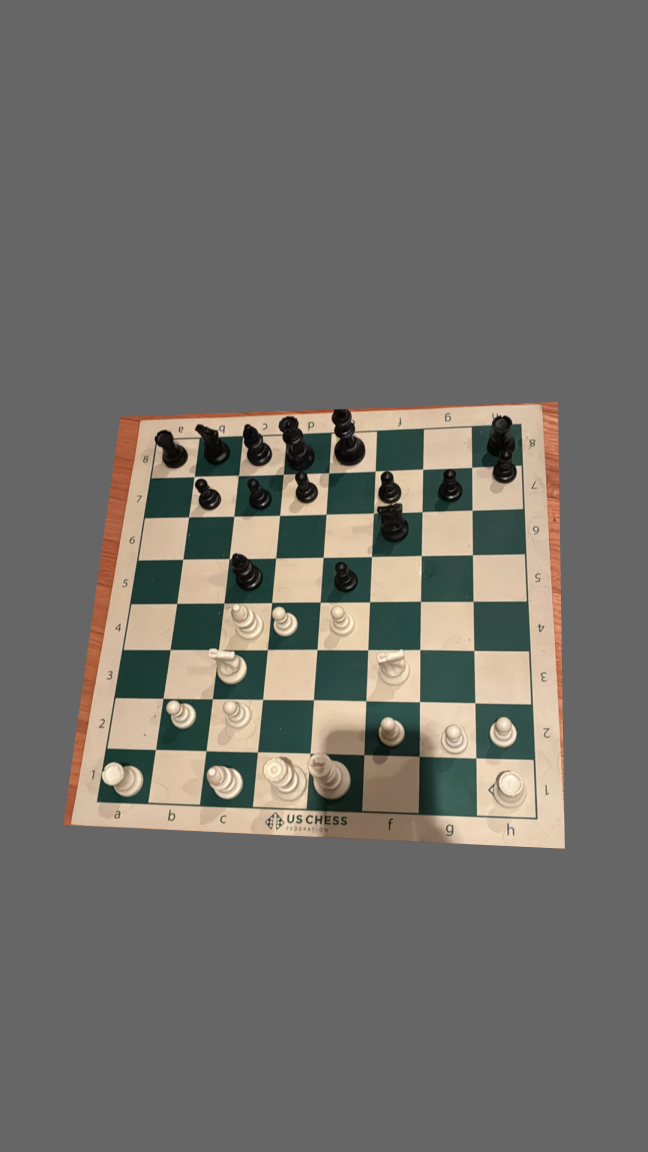
#> input picture grey_background_dataset/training images/IMG_4762.JPG, 3240 x 5760 px, found by its file name (shown at 1/5 size)
$ python debug_IMG_4762.py
#> lines starting #> are read from the running program, lines starting #| are printed output that depends on the picture
#!/usr/bin/env python3
"""
Debug IMG_4762 by showing the image with grid overlay and manual corner input.
This will help fix the distorted piece extraction.
"""

import os
import cv2
import numpy as np
import json
import chess
from pathlib import Path
import matplotlib.pyplot as plt
import matplotlib.patches as patches

def display_image_with_grid_matplotlib(image_path):
    """Display image with 8x8 grid overlay using matplotlib."""
    img = cv2.imread(image_path)
#> img is the input picture: shape (5760, 3240, 3); mean B, G, R 105.6, 110.7, 113.1
    if img is None:
        raise ValueError(f"Could not load image: {image_path}")

    # Convert BGR to RGB for matplotlib
    img_rgb = cv2.cvtColor(img, cv2.COLOR_BGR2RGB)

    # Get image dimensions
    height, width = img.shape[:2]
#> height = 5760; width = 3240

    # Create figure and axis
    fig, ax = plt.subplots(1, 1, figsize=(12, 8))
    ax.imshow(img_rgb)

    # Draw 8x8 grid
    for i in range(9):
        # Vertical lines
        x = (width * i) / 8
        ax.axvline(x=x, color='blue', linewidth=2)

        # Horizontal lines
        y = (height * i) / 8
        ax.axhline(y=y, color='blue', linewidth=2)

    # Add coordinate labels
    for rank in range(8):
        for file in range(8):
            x = (width * file) / 8 + width/16
            y = (height * rank) / 8 + height/16
            label = f"{chr(97+file)}{8-rank}"
            ax.text(x, y, label, color='green', fontsize=10, ha='center', va='center')

    # Set title
    ax.set_title('IMG_4762 - Click corners in order: a8, h8, h1, a1', fontsize=14)
    ax.axis('off')

    # Save the grid image
    grid_path = "debug_IMG_4762_grid.png"
    plt.savefig(grid_path, dpi=150, bbox_inches='tight')
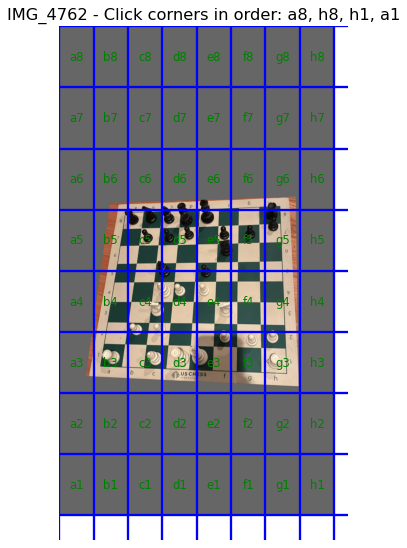
#> figure drawn by matplotlib, 1 panel
    print(f"💾 Grid image saved to: {grid_path}")

    # Get corner clicks
    corners = []

    # [21 lines left out: function onclick, not called in this run]

    # Connect the click event
    fig.canvas.mpl_connect('button_press_event', onclick)

    print(f"\n📸 Processing: IMG_4762.JPG")
    print("🔍 Click the four corners in this order:")
    print("   1. Top-left (a8) - White's perspective")
    print("   2. Top-right (h8)")
    print("   3. Bottom-right (h1)")
    print("   4. Bottom-left (a1)")
    print("   Click each corner, then close the window when done")

    # Show the plot
    plt.show()

    if len(corners) == 4:
        print(f"✅ All corners captured: {corners}")
        return img, corners
    else:
        print(f"⚠️  Expected 4 corners, got {len(corners)}")
        return img, []

# [102 lines left out: functions get_fen_input, show_warped_board, warp_chessboard, analyze_fen_vs_image, not called in this run]

def main():
    """Main function to debug IMG_4762."""
    print("🔍 Debugging IMG_4762 - Manual Corner and FEN Input")
    print("=" * 60)

    image_path = "grey_background_dataset/images/train/IMG_4762.JPG"

    if not os.path.exists(image_path):
        print(f"❌ Image not found: {image_path}")
        return

    try:
        # Get corners by clicking
        img, corners = display_image_with_grid_matplotlib(image_path)
#> corners = []

        if not corners:
            print("❌ No corners captured - cannot continue")
            return

        # Get FEN input
        fen = get_fen_input()

        # Analyze the FEN and corners
        analyze_fen_vs_image(fen, corners)

        # Show the warped board for verification
        show_warped_board(img, corners, fen)

        print(f"\n✅ Debug complete!")
        print(f"📁 Grid image: debug_IMG_4762_grid.png")
        print(f"📁 Warped board: debug_warped_IMG_4762.png")
        print(f"🔍 Review both images to see if:")
        print(f"   1. Grid overlay matches the actual board")
        print(f"   2. Warped squares align correctly")
        print(f"   3. FEN matches what you see in the image")

    except Exception as e:
        print(f"❌ Error: {e}")

if __name__ == "__main__":
    main()

$ run again, with grey_background_dataset/training images/IMG_4745.JPG copied over grey_background_dataset/training images/IMG_4762.JPG
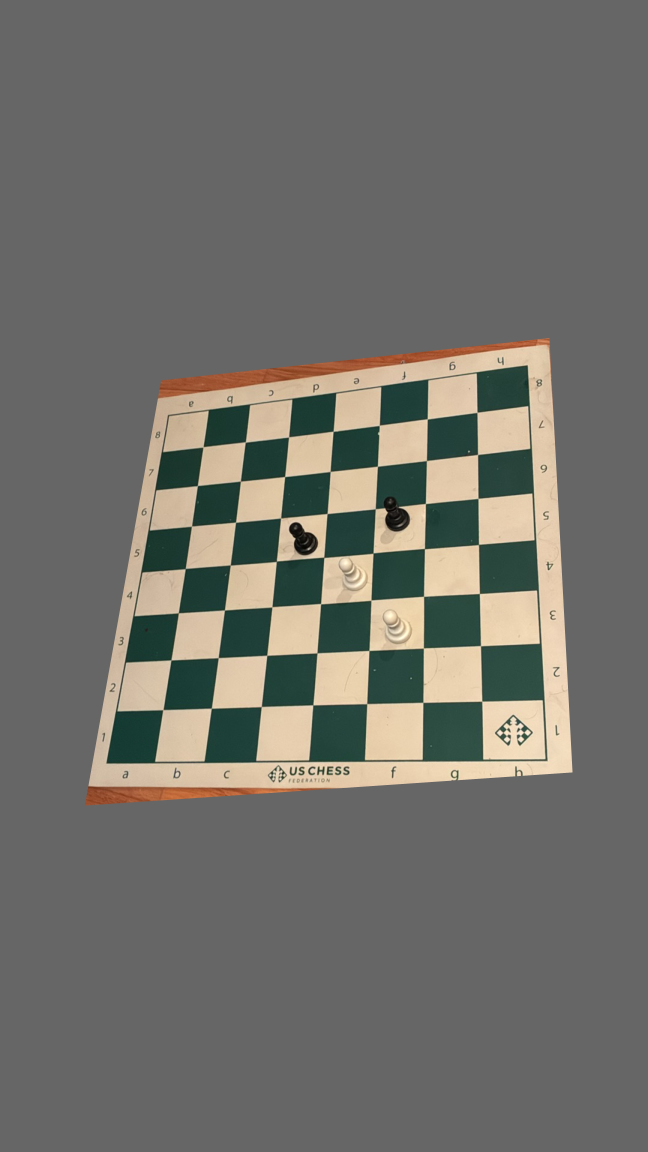
#> input picture grey_background_dataset/training images/IMG_4745.JPG, 3240 x 5760 px, found by its file name (shown at 1/5 size)
#> in display_image_with_grid_matplotlib, img is the input picture: shape (5760, 3240, 3); mean B, G, R 106.2, 111.6, 112.5
#> in display_image_with_grid_matplotlib, `plt.savefig(grid_path, dpi=150, bbox_inches='tight')`:
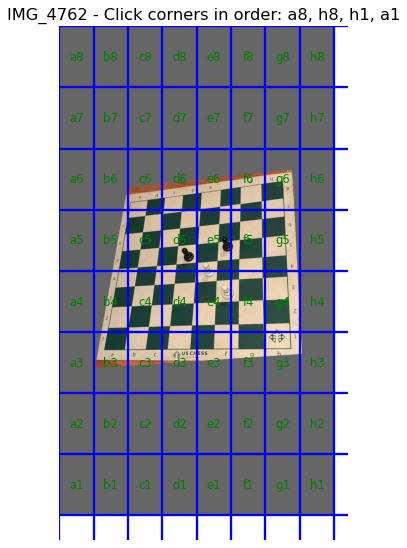
#> figure drawn by matplotlib, 1 panel
#> corners = []

$ run again, with grey_background_dataset/training images/IMG_4746.JPG copied over grey_background_dataset/training images/IMG_4762.JPG
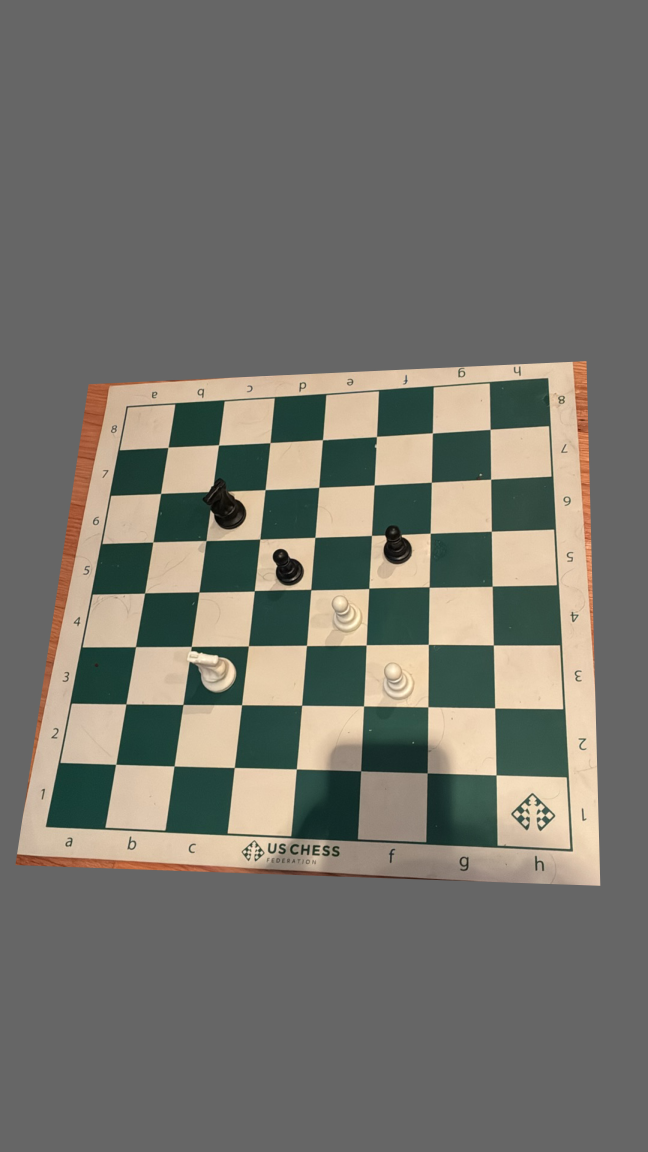
#> input picture grey_background_dataset/training images/IMG_4746.JPG, 3240 x 5760 px, found by its file name (shown at 1/5 size)
#> in display_image_with_grid_matplotlib, img is the input picture: shape (5760, 3240, 3); mean B, G, R 108.2, 115.6, 117.1
#> in display_image_with_grid_matplotlib, `plt.savefig(grid_path, dpi=150, bbox_inches='tight')`:
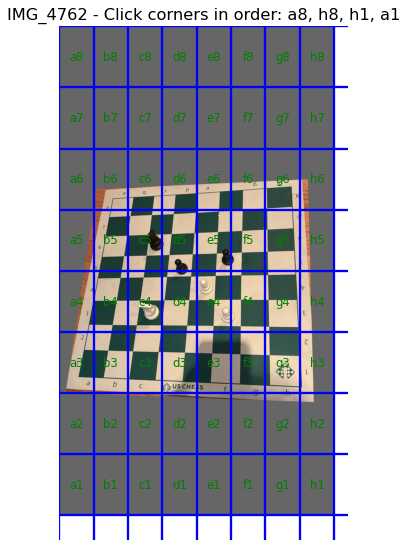
#> figure drawn by matplotlib, 1 panel
#> corners = []

$ run again, with grey_background_dataset/training images/IMG_4750.JPG copied over grey_background_dataset/training images/IMG_4762.JPG
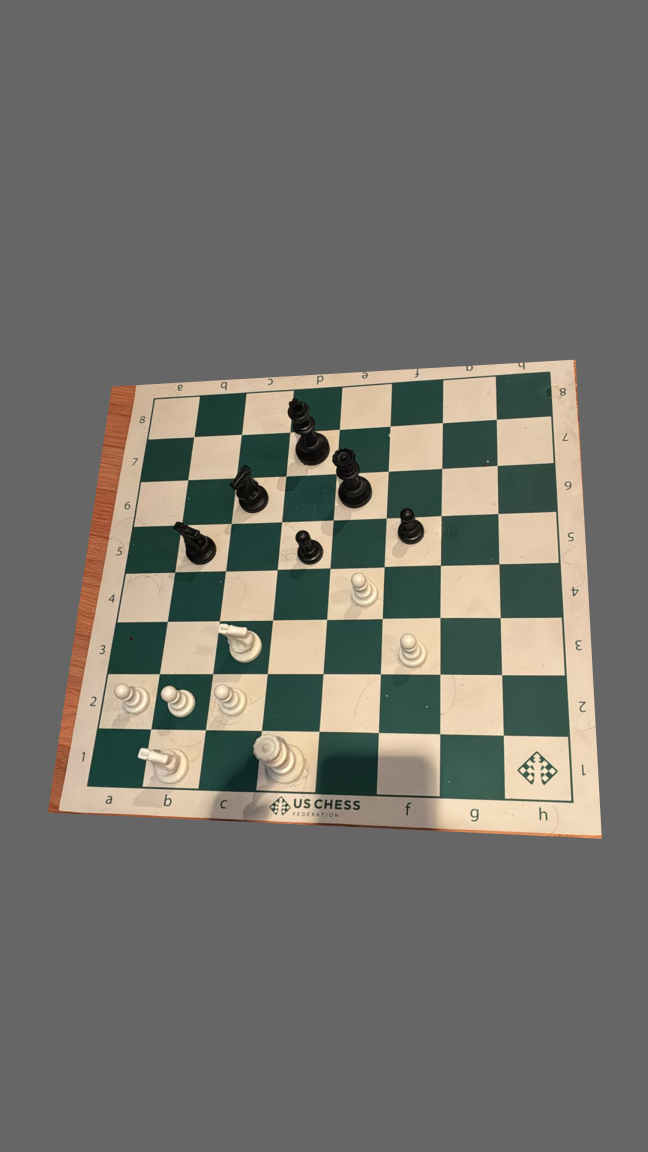
#> input picture grey_background_dataset/training images/IMG_4750.JPG, 3240 x 5760 px, found by its file name (shown at 1/5 size)
#> in display_image_with_grid_matplotlib, img is the input picture: shape (5760, 3240, 3); mean B, G, R 107.1, 113.3, 114.6
#> in display_image_with_grid_matplotlib, `plt.savefig(grid_path, dpi=150, bbox_inches='tight')`:
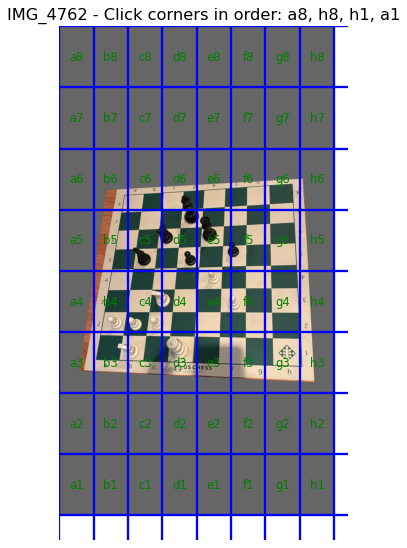
#> figure drawn by matplotlib, 1 panel
#> corners = []
